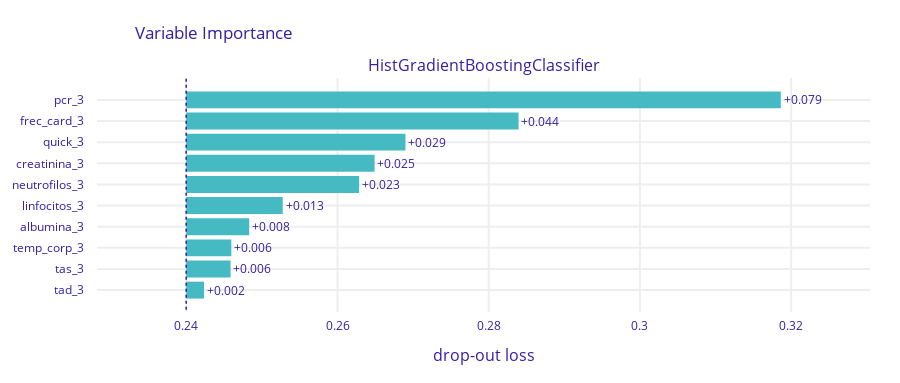

The notebook cell this image was saved under:
### Code cell
import dalex as dx

exp = dx.Explainer(modelo_hgb, X, y)
vi = exp.model_parts()
vi.plot(max_vars=10)
#select the 10 most important variables from the explainer
imps = vi.result['variable'][-10:-1].tolist()

### Figure 1 — Plotly figure (JSON) as saved in the notebook; plotly's stock layout.template omitted (floating-point values rounded to 4 significant figures)
{"data": [{"base": 0.24, "hoverinfo": "text", "hoverlabel": {"bgcolor": "rgba(0,0,0,0.8)"}, "hovertext": ["Model: HistGradientBoostingClassifier loss after<br>variable: pcr_3 is permuted: 0.319<br>Drop-out loss change: +0.079", "Model: HistGradientBoostingClassifier loss after<br>variable: frec_card_3 is permuted: 0.284<br>Drop-out loss change: +0.044", "Model: HistGradientBoostingClassifier loss after<br>variable: quick_3 is permuted: 0.269<br>Drop-out loss change: +0.029", "Model: HistGradientBoostingClassifier loss after<br>variable: creatinina_3 is permuted: 0.265<br>Drop-out loss change: +0.025", "Model: HistGradientBoostingClassifier loss after<br>variable: neutrofilos_3 is permuted: 0.263<br>Drop-out loss change: +0.023", "Model: HistGradientBoostingClassifier loss after<br>variable: linfocitos_3 is permuted: 0.253<br>Drop-out loss change: +0.013", "Model: HistGradientBoostingClassifier loss after<br>variable: albumina_3 is permuted: 0.248<br>Drop-out loss change: +0.008", "Model: HistGradientBoostingClassifier loss after<br>variable: temp_corp_3 is permuted: 0.246<br>Drop-out loss change: +0.006", "Model: HistGradientBoostingClassifier loss after<br>variable: tas_3 is permuted: 0.246<br>Drop-out loss change: +0.006", "Model: HistGradientBoostingClassifier loss after<br>variable: tad_3 is permuted: 0.242<br>Drop-out loss change: +0.002"], "marker": {"color": "#46bac2"}, "orientation": "h", "showlegend": false, "text": ["+0.079", "+0.044", "+0.029", "+0.025", "+0.023", "+0.013", "+0.008", "+0.006", "+0.006", "+0.002"], "textposition": "outside", "type": "bar", "x": [0.07865, 0.04396, 0.02901, 0.02492, 0.02288, 0.01277, 0.008336, 0.005971, 0.005868, 0.002356], "xaxis": "x", "y": ["pcr_3", "frec_card_3", "quick_3", "creatinina_3", "neutrofilos_3", "linfocitos_3", "albumina_3", "temp_corp_3", "tas_3", "tad_3"], "yaxis": "y"}], "layout": {"annotations": [{"font": {"size": 16}, "showarrow": false, "text": "HistGradientBoostingClassifier", "x": 0.5, "xanchor": "center", "xref": "paper", "y": 1, "yanchor": "bottom", "yref": "paper"}, {"font": {"size": 16}, "showarrow": false, "text": "drop-out loss", "x": 0.5, "xanchor": "center", "xref": "paper", "y": 0, "yanchor": "top", "yref": "paper", "yshift": -30}], "font": {"color": "#371ea3"}, "height": 383, "margin": {"b": 71, "r": 30, "t": 78}, "shapes": [{"line": {"color": "#371ea3", "dash": "dot", "width": 1.5}, "type": "line", "x0": 0.24, "x1": 0.24, "xref": "x", "y0": -1, "y1": 10, "yref": "y"}], "title": {"text": "Variable Importance", "x": 0.15}, "xaxis": {"anchor": "y", "automargin": true, "domain": [0, 1], "fixedrange": true, "gridwidth": 2, "range": [0.2282, 0.3304], "tickcolor": "white", "ticklen": 3, "ticks": "outside", "type": "linear", "zeroline": false}, "yaxis": {"anchor": "x", "automargin": true, "autorange": "reversed", "domain": [0, 1], "fixedrange": true, "gridwidth": 2, "tickcolor": "white", "ticklen": 10, "ticks": "outside", "type": "category"}}}
